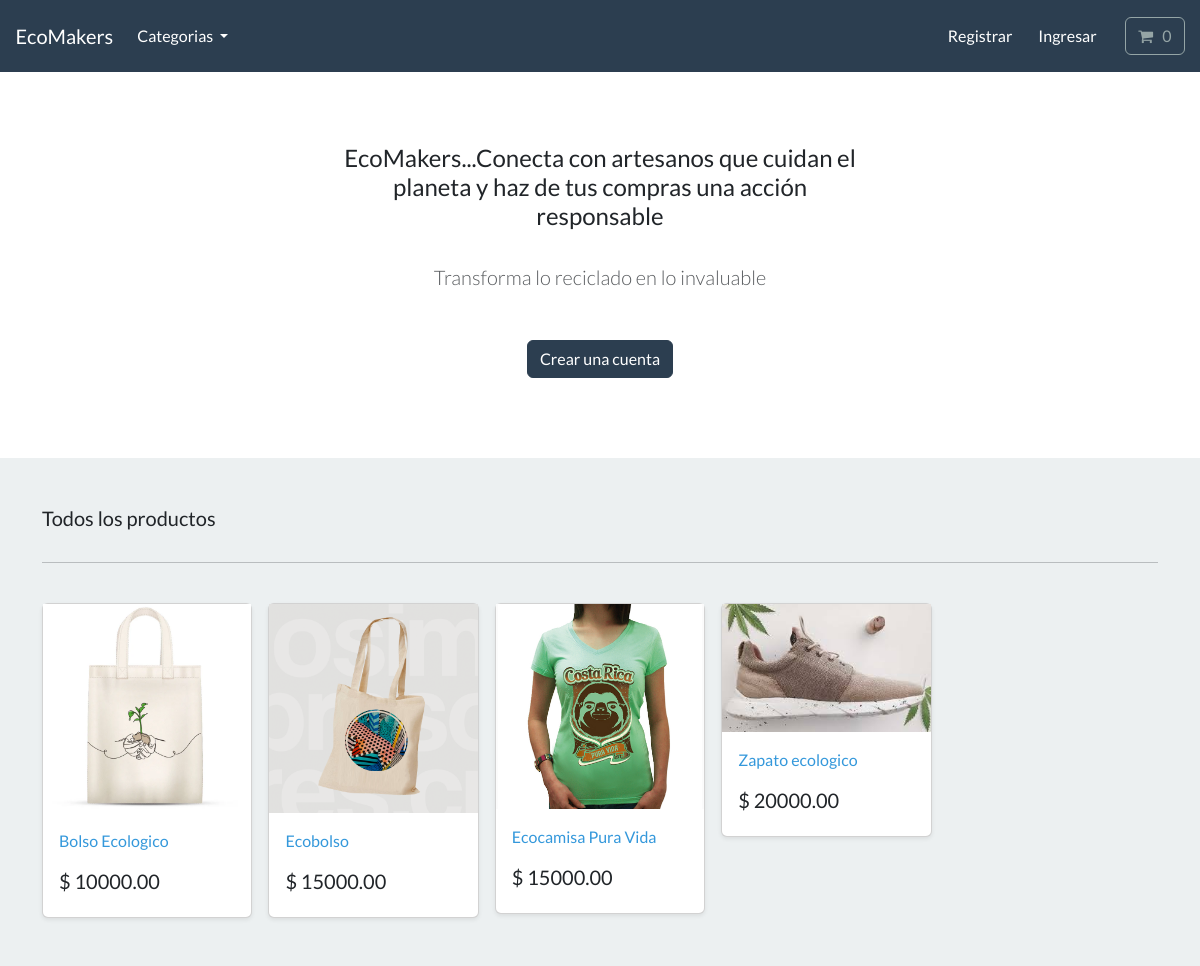
The page / on the database its author committed.
### store/models.py (models this page shows, shortened)
class Product(models.Model):
    category = models.ForeignKey(Category, related_name='product', on_delete=models.CASCADE, null=True)
    title = models.CharField(max_length=250)
    brand = models.CharField(max_length=250, default='un-branded')
    description = models.TextField(blank=True)
    slug = models.SlugField(max_length=255)
    price = models.DecimalField(max_digits=7, decimal_places=2)
    image = models.ImageField(upload_to='images/')
    class Meta:
        verbose_name_plural = 'products'
    def get_absolute_url(self):
        return reverse('product-info', args=[self.slug])

### store/views.py (the view)
# urls.py: path('',include('store.urls')),
def store(request):
    all_products = Product.objects.all()
    context = {'my_products':all_products}
    return render(request, 'store/store.html', context=context)

### cart/cart.py (called while the page is built)
    def __len__(self):
        return sum(item['qty'] for item in self.cart.values())

### cart/context_processors.py (called while the page is built)
def cart(request):
    return {'cart': Cart(request)}

### store/models.py (called while the page is built)
    def get_absolute_url(self):
        return reverse('list-category', args=[self.slug])

### store/views.py (called while the page is built)
def categories(request):
    all_categories = Category.objects.all()
    return {'all_categories':all_categories}

### store/templates/store/store.html
{% extends "./base.html" %}
{% load static %}
{% block content %}
    <section class="py-4 text-center container">
        <div class="row py-lg-5">
            <div class="col-lg-6 col-md-8 mx-auto">
                <h4> EcoMakers...Conecta con artesanos que cuidan el planeta y haz de tus compras una acción responsable </h4>
                <br>
                <p class="lead text-muted">
                  Transforma lo reciclado en lo invaluable
                </p>
                <br>
                <a href="{% url 'register' %}" class="btn btn-primary my-2"> Crear una cuenta </a>
            </div>
        </div>
    </section>
       <div class="album py-5 bg-light">
        <div class="container">
          <div class="pb-3 h5"> Todos los productos </div>
          <hr>
          <br>
          <div class="row row-cols-1 row-cols-sm-2 row-cols-md-5 g-3">
            {% for product in my_products %}
            <div class="col">
              <div class="card shadow-sm">
                <img class="img-fluid" alt="Responsive image" src="{{product.image.url}}">
                <div class="card-body">
                  <p class="card-text">
                    <a class="text-info text-decoration-none" href="{{ product.get_absolute_url }}">{{product.title | capfirst}}</a>
                  </p>
                  <div class="d-flex justify-content-between align-items-center">
                    <h5> $ {{product.price}}</h5>
                  </div>
                </div>
              </div>
            </div>
            {% endfor %}
          </div>
        </div>
      </div>
{% endblock %}

### rows shown on the page
Product: image (picture), title "Bolso Ecologico", price "10000.00"
Product: image (picture), title "Ecobolso", price "15000.00"
Product: image (picture), title "Ecocamisa Pura Vida", price "15000.00"
Product: image (picture), title "Zapato ecologico", price "20000.00"
